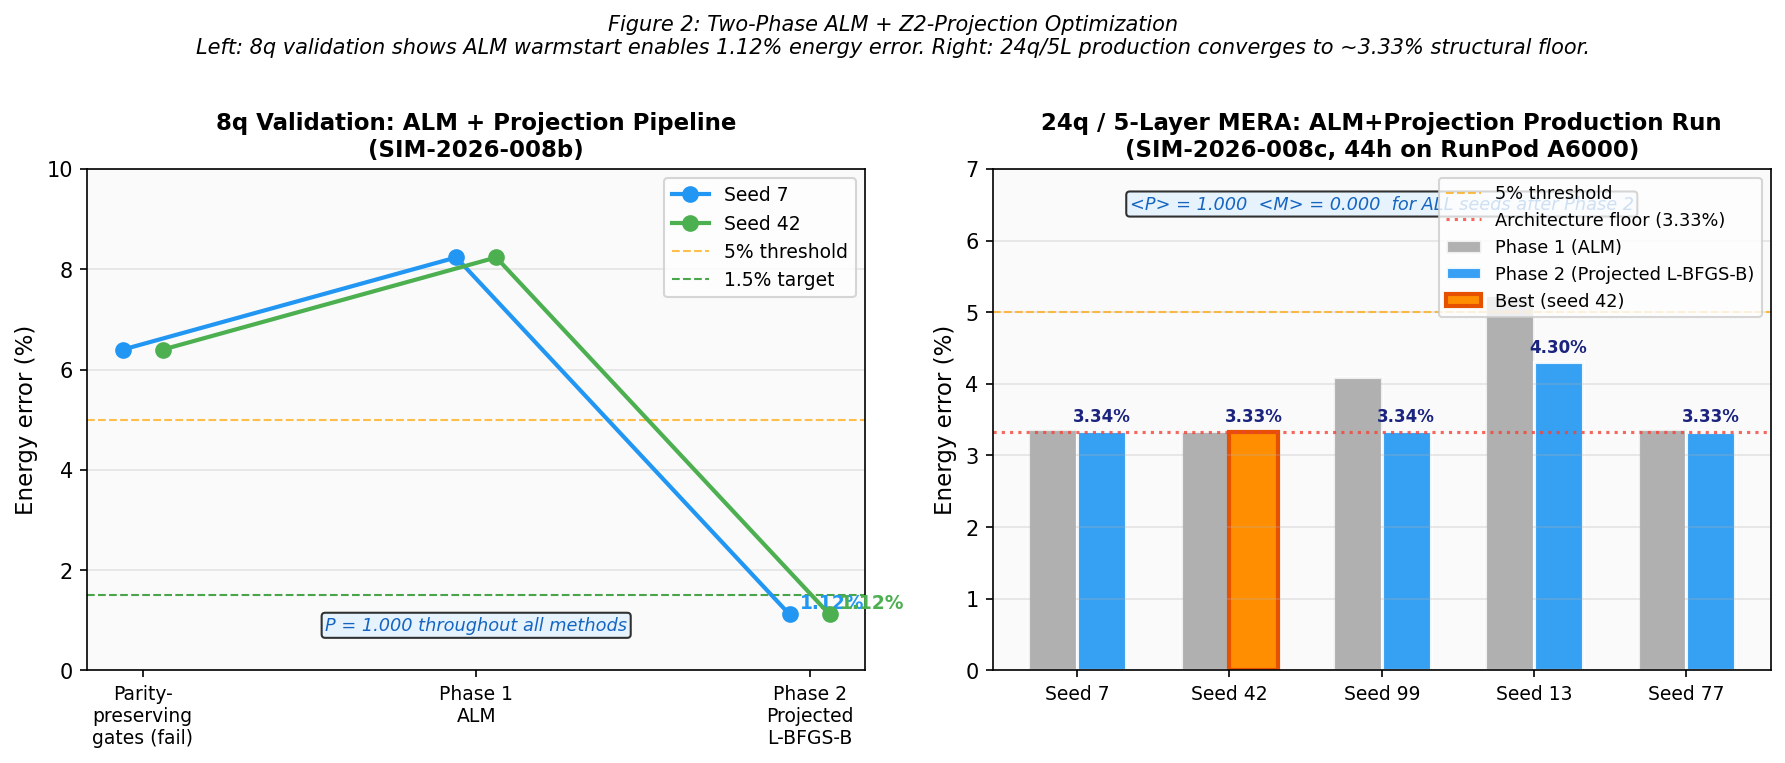

The Python source for this figure:
"""
Figure 2: ALM + Z2-Projection Convergence Curves (SIM-2026-008b/c)
===================================================================
Shows the two-phase optimization:
- Phase 1 (ALM): unconstrained L-BFGS-B with ALM penalty forces Z2
- Phase 2 (projection): projected L-BFGS-B from ALM warm-start

Left panel: 8q validation (SIM-2026-008b) showing dramatic improvement
Right panel: 24q/5-layer production (SIM-2026-008c) showing 5 seeds

Author: computation-lead
Date:   2026-03-18
"""

import sys
import io
import numpy as np
import matplotlib
matplotlib.use('Agg')
import matplotlib.pyplot as plt
import matplotlib.patches as mpatches

sys.stdout = io.TextIOWrapper(sys.stdout.buffer, encoding='utf-8', errors='replace')

OUT_PATH = "D:/quantum-worldline/research/data/simulations/figure2_alm_convergence.png"

# ── Data from JSON results ────────────────────────────────────────────────────

# SIM-2026-008b: 8q, seeds 7 and 42
data_8q = {
    "E0_exact": -9.837951447459433,
    "seeds": [7, 42],
    "alm_E": [-9.027806812649306, -9.027802303220763],
    "alm_err": [8.234891, 8.234937],
    "alm_P": [1.000, 1.000],
    "projopt_E": [-9.728252180770722, -9.728253541651274],
    "projopt_err": [1.115062, 1.115048],
    "projopt_P": [1.0, 1.0],
    # SIM-2026-008a: parity-preserving gate set (failure baseline)
    "baseline_err": [6.396900, 6.396901],
}

# SIM-2026-008c: 24q/5-layer, 5 seeds
data_24q = {
    "E0_exact": -30.199712,
    "seeds": [7, 42, 99, 13, 77],
    "phase1_err": [3.3637, 3.3370, 4.0938, 5.2397, 3.3718],
    "phase2_err": [3.3365, 3.3340, 3.3398, 4.3014, 3.3345],
    "phase1_P": [1e-6, 1.5e-6, 5.8e-7, -1.6e-10, 1.3e-6],
    "phase2_P": [1.0, 1.0, 1.0, 1.0, 1.0],
    "best_seed": 42,
}

# ── Colors and style ──────────────────────────────────────────────────────────
SEED_COLORS = ['#2196F3', '#4CAF50', '#FF9800', '#E91E63', '#9C27B0']
ALM_COLOR   = '#9E9E9E'    # grey for phase 1
PROJ_COLOR  = '#2196F3'    # blue for phase 2
BASELINE_COLOR = '#F44336' # red for bad baseline

fig, axes = plt.subplots(1, 2, figsize=(12, 5))
fig.patch.set_facecolor('white')

# ── Left panel: 8q validation (before/after comparison) ──────────────────────
ax1 = axes[0]
ax1.set_facecolor('#FAFAFA')

methods = ['Parity-\npreserving\ngates (fail)', 'Phase 1\nALM', 'Phase 2\nProjected\nL-BFGS-B']
x_pos = [0, 1, 2]

for i, seed in enumerate([7, 42]):
    label = f'Seed {seed}'
    baseline_err = data_8q['baseline_err'][i]
    alm_err = data_8q['alm_err'][i]
    proj_err = data_8q['projopt_err'][i]

    offset = (i - 0.5) * 0.12
    ax1.plot([0 + offset, 1 + offset, 2 + offset],
             [baseline_err, alm_err, proj_err],
             'o-', color=SEED_COLORS[i], linewidth=2, markersize=7,
             label=label, zorder=5)

# Annotate final values
for i, seed in enumerate([7, 42]):
    proj_err = data_8q['projopt_err'][i]
    ax1.annotate(f'{proj_err:.2f}%',
                 xy=(2 + (i - 0.5) * 0.12, proj_err),
                 xytext=(5, 3), textcoords='offset points',
                 fontsize=9, color=SEED_COLORS[i], fontweight='bold')

# Reference lines
ax1.axhline(y=5.0, color='orange', linestyle='--', linewidth=1, alpha=0.7,
            label='5% threshold')
ax1.axhline(y=1.5, color='green', linestyle='--', linewidth=1, alpha=0.7,
            label='1.5% target')

ax1.set_xticks(x_pos)
ax1.set_xticklabels(methods, fontsize=9)
ax1.set_ylabel('Energy error (%)', fontsize=11)
ax1.set_title('8q Validation: ALM + Projection Pipeline\n(SIM-2026-008b)', fontsize=11, fontweight='bold')
ax1.legend(fontsize=9, loc='upper right')
ax1.set_ylim(0, 10)
ax1.grid(axis='y', alpha=0.3)

# Z2 parity annotation
ax1.text(0.5, 0.08, 'P = 1.000 throughout all methods',
         transform=ax1.transAxes, fontsize=8.5, ha='center',
         style='italic', color='#1565C0',
         bbox=dict(boxstyle='round,pad=0.2', facecolor='#E3F2FD', alpha=0.8))

# ── Right panel: 24q/5-layer production results ───────────────────────────────
ax2 = axes[1]
ax2.set_facecolor('#FAFAFA')

n_seeds = len(data_24q['seeds'])
x = np.arange(n_seeds)
bar_w = 0.32

bars1 = ax2.bar(x - bar_w/2, data_24q['phase1_err'],
                bar_w, label='Phase 1 (ALM)', color=ALM_COLOR, alpha=0.8,
                edgecolor='white', linewidth=1.5)
bars2 = ax2.bar(x + bar_w/2, data_24q['phase2_err'],
                bar_w, label='Phase 2 (Projected L-BFGS-B)', color=PROJ_COLOR, alpha=0.9,
                edgecolor='white', linewidth=1.5)

# Highlight best seed
best_idx = data_24q['seeds'].index(data_24q['best_seed'])
ax2.bar(best_idx + bar_w/2, data_24q['phase2_err'][best_idx],
        bar_w, color='#FF8F00', alpha=1.0, edgecolor='#E65100', linewidth=2,
        label=f'Best (seed {data_24q["best_seed"]})')

# Value labels on phase 2 bars
for i, (bar, err) in enumerate(zip(bars2, data_24q['phase2_err'])):
    ax2.text(bar.get_x() + bar.get_width() / 2, err + 0.08,
             f'{err:.2f}%', ha='center', va='bottom', fontsize=8,
             color='#1A237E', fontweight='bold')

# Reference lines
ax2.axhline(y=5.0, color='orange', linestyle='--', linewidth=1, alpha=0.7,
            label='5% threshold')
ax2.axhline(y=3.334, color='#F44336', linestyle=':', linewidth=1.5, alpha=0.8,
            label='Architecture floor (3.33%)')

ax2.set_xticks(x)
ax2.set_xticklabels([f'Seed {s}' for s in data_24q['seeds']], fontsize=9)
ax2.set_ylabel('Energy error (%)', fontsize=11)
ax2.set_title('24q / 5-Layer MERA: ALM+Projection Production Run\n(SIM-2026-008c, 44h on RunPod A6000)',
              fontsize=11, fontweight='bold')
ax2.legend(fontsize=8.5, loc='upper right')
ax2.set_ylim(0, 7)
ax2.grid(axis='y', alpha=0.3)

# Z2 parity annotation
ax2.text(0.5, 0.92, '<P> = 1.000  <M> = 0.000  for ALL seeds after Phase 2',
         transform=ax2.transAxes, fontsize=8.5, ha='center',
         style='italic', color='#1565C0',
         bbox=dict(boxstyle='round,pad=0.2', facecolor='#E3F2FD', alpha=0.8))

# ── Finalize ──────────────────────────────────────────────────────────────────
fig.suptitle(
    'Figure 2: Two-Phase ALM + Z2-Projection Optimization\n'
    'Left: 8q validation shows ALM warmstart enables 1.12% energy error. '
    'Right: 24q/5L production converges to ~3.33% structural floor.',
    fontsize=10, y=1.01, style='italic'
)

plt.tight_layout()
plt.savefig(OUT_PATH, dpi=150, bbox_inches='tight', facecolor='white')
print(f"Saved: {OUT_PATH}")
